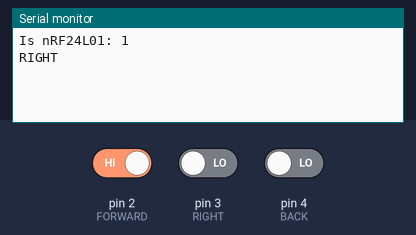
A sketch run on a simulated Arduino Uno, built with avr-gcc and run on an emulated ATmega328P. Parts: the last lines printed to the serial monitor. The test bench sets the inputs (shaded band); at power-on: pin 2 (FORWARD) HIGH, pin 3 (RIGHT) LOW, pin 4 (BACK) LOW. No radio packets arrive unless stated.

Above: at 1.3 s.
1.4 s: pin 2 (FORWARD) driven LOW
At 2.4 s:
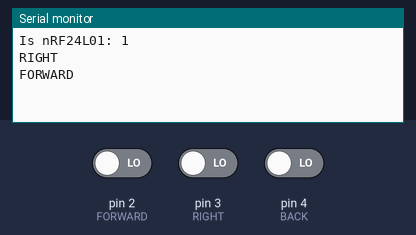
2.9 s: pin 2 (FORWARD) driven HIGH and pin 3 (RIGHT) driven HIGH
At 3.6 s:
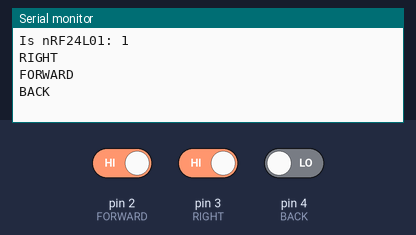

Measured:
- after the input at 1.4 s, the serial monitor: prints a new line at once (image 1)
- after the input at 2.9 s, the serial monitor: prints a new line at once (image 2)

The sketch:

JOYSTICK_ROBO_BRO.ino
```cpp
#include <SPI.h>
#include "nRF24L01.h"
#include "RF24.h"
#include "printf.h"
#include "SendEngineState.h"


#define FORWARD 2 // A button
#define RIGHT 3 // B button
#define BACK 4 // C button
#define LEFT 5 // D button

const byte COMMAND_LEFT =  1;
const byte COMMAND_FORWARD =  2;
const byte COMMAND_RIGHT =  3;
const byte COMMAND_BACKWARD =  4;

byte oldCommand = 0;


void setup()
{
  Serial.begin(9600);
  printf_begin();//привязка printf() к Serial


  //илициализация управляющих кнопок
  pinMode(FORWARD, INPUT);
  pinMode(RIGHT, INPUT);
  pinMode(BACK, INPUT);
  pinMode(LEFT, INPUT);

  initNRF();
}

//engine info
// 0 left direction
// 1 right direction
// 2 left power
// 3 right power


//void sendEngineState(byte leftState, byte leftPower, byte rightState, byte rightPower) {
void sendForward() {
  sendEngineState(1, 255, 1, 255);
}

void sendBack() {
  sendEngineState(0, 255, 0, 255);
}

void sendLeft() {
  sendEngineState(0, 255, 1, 255);
}

void sendRight() {
  sendEngineState(1, 255, 0, 255);
}

void sendStop() {
  sendEngineState(0, 0, 0, 0);
}

bool anyButtonPressed = false;
bool wasPressedOnLastTick = false;
long lastStopTime = 0;
void loop()
{
  anyButtonPressed = false;
  if (!digitalRead(FORWARD))
  {
    if (oldCommand != COMMAND_FORWARD) {
      printf("FORWARD\n");
      sendForward();
    }
    oldCommand = COMMAND_FORWARD;
    anyButtonPressed = true;
  }
  else if (!digitalRead(RIGHT))
  {
    if (oldCommand != COMMAND_RIGHT) {
      printf("RIGHT\n");
      sendRight();
    }
    oldCommand = COMMAND_RIGHT;
    anyButtonPressed = true;
  }
  else if (!digitalRead(BACK))
  {
    if (oldCommand != COMMAND_BACKWARD) {
      printf("BACK\n");
      sendBack();
    }
    oldCommand = COMMAND_BACKWARD;
    anyButtonPressed = true;
  }
  else if (!digitalRead(LEFT))
  {
    if (oldCommand != COMMAND_LEFT) {
      printf("LEFT\n");
      sendLeft();
    }
    oldCommand = COMMAND_LEFT;
    anyButtonPressed = true;
  }
  if (!anyButtonPressed
      && !wasPressedOnLastTick
      && millis() - lastStopTime > 500) {
    sendStop();
    lastStopTime = millis();
  }

  if (!anyButtonPressed && wasPressedOnLastTick) {
    sendStop();
    lastStopTime = millis();
  }

  if (!anyButtonPressed) {
    oldCommand = 0;
  }

  wasPressedOnLastTick = anyButtonPressed;
  //delay(10);
}
```

SendEngineState.h
```cpp
byte roboBroAddr[6] = "2Node";//адрес робо-бро ему, мы будем отправлять
RF24 radio(9, 10);

void initNRF() {
  //начало работы радио
  radio.begin();
  printf("Is nRF24L01: %d\n\n", radio.isPVariant());//вывод информации о подключении nRF24
  radio.stopListening();//контрольная остановка режима чтения
  radio.openWritingPipe(roboBroAddr);//открытие порта для записи
  radio.setPALevel(RF24_PA_HIGH);//установка уровня питания

  delay(100);//initial time
  radio.printDetails();//вывод отладочной информации
}

void sendEngineState(byte leftState, byte leftPower, byte rightState, byte rightPower) {
  byte engineInfo[] = {
    leftState, leftPower,
    rightState, rightPower
  };
  radio.write(&engineInfo, sizeof(engineInfo));
}
```

printf.h
```cpp
#ifndef __PRINTF_H__
#define __PRINTF_H__

#ifdef ARDUINO

int serial_putc( char c, FILE * )
{
  Serial.write( c );

  return c;
}

void printf_begin(void)
{
  fdevopen( &serial_putc, 0 );
}

#else
#error This example is only for use on Arduino.
#endif // ARDUINO

#endif // __PRINTF_H__
```
